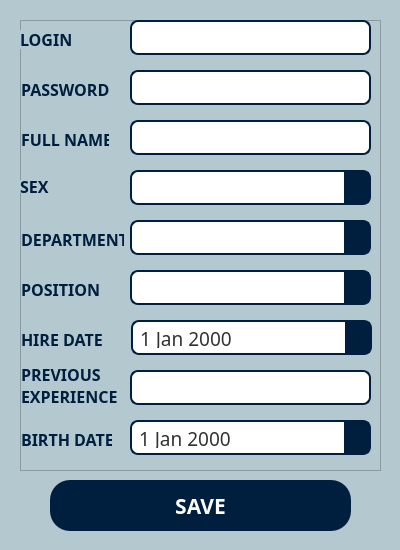
<?xml version="1.0" encoding="UTF-8"?>
<ui version="4.0">
 <class>Dialog</class>
 <widget class="QDialog" name="Dialog">
  <property name="windowModality">
   <enum>Qt::NonModal</enum>
  </property>
  <property name="geometry">
   <rect>
    <x>0</x>
    <y>0</y>
    <width>400</width>
    <height>550</height>
   </rect>
  </property>
  <property name="sizePolicy">
   <sizepolicy hsizetype="Preferred" vsizetype="Preferred">
    <horstretch>0</horstretch>
    <verstretch>0</verstretch>
   </sizepolicy>
  </property>
  <property name="minimumSize">
   <size>
    <width>400</width>
    <height>550</height>
   </size>
  </property>
  <property name="maximumSize">
   <size>
    <width>400</width>
    <height>550</height>
   </size>
  </property>
  <property name="sizeIncrement">
   <size>
    <width>0</width>
    <height>0</height>
   </size>
  </property>
  <property name="windowTitle">
   <string>Add Worker</string>
  </property>
  <property name="windowIcon">
   <iconset>
    <selectedon>:/img/src/image/icon_1.png</selectedon>
   </iconset>
  </property>
  <property name="styleSheet">
   <string notr="true">background-color: rgb(179, 200, 207);</string>
  </property>
  <property name="modal">
   <bool>false</bool>
  </property>
  <widget class="QFrame" name="frame">
   <property name="geometry">
    <rect>
     <x>20</x>
     <y>20</y>
     <width>361</width>
     <height>451</height>
    </rect>
   </property>
   <property name="frameShape">
    <enum>QFrame::StyledPanel</enum>
   </property>
   <property name="frameShadow">
    <enum>QFrame::Raised</enum>
   </property>
   <widget class="QComboBox" name="position_comboBox">
    <property name="geometry">
     <rect>
      <x>110</x>
      <y>250</y>
      <width>241</width>
      <height>35</height>
     </rect>
    </property>
    <property name="font">
     <font>
      <family>Caros Light</family>
      <pointsize>14</pointsize>
     </font>
    </property>
    <property name="styleSheet">
     <string notr="true">QComboBox {
                background-color: rgb(255, 255, 255);
                border: 2px solid  rgb(0, 31, 63);
                border-radius: 8px;
                padding: 5px;
                font-size: 14pt;
                color: rgb(50, 50, 50);
            }
            QComboBox::drop-down {
                background-color: rgb(0, 31, 63);
                border: none;
                width: 25px;
            }
            QComboBox::down-arrow {
                image: url(:/img/src/image/chevron_down.png); 
                width: 12px;
                height: 12px;
            }</string>
    </property>
   </widget>
   <widget class="QDateEdit" name="hire_date_dateEdit">
    <property name="geometry">
     <rect>
      <x>111</x>
      <y>300</y>
      <width>241</width>
      <height>35</height>
     </rect>
    </property>
    <property name="font">
     <font>
      <family>Caros Light</family>
      <pointsize>14</pointsize>
     </font>
    </property>
    <property name="styleSheet">
     <string notr="true">QDateEdit {
                background-color: rgb(255, 255, 255);
                border: 2px solid  rgb(0, 31, 63);
                border-radius: 8px;
                padding: 5px;
                font-size: 14pt;
                color: rgb(50, 50, 50);
            }
QDateEdit::drop-down {
                background-color: rgb(0, 31, 63);
                border: none;
                width: 25px;
            }
            QDateEdit::down-arrow {
                image: url(:/img/src/image/chevron_down.png); 
                width: 12px;
                height: 12px;
            }
            QDateEdit QCalendarWidget {
                background-color: rgb(240, 240, 240);
                border: 1px solid rgb(200, 200, 200);
                font-size: 12pt;
                color: rgb(0, 0, 0);
				font: 25 16pt &quot;Caros Light&quot;;
            }
            QDateEdit QCalendarWidget QToolButton {
                color: rgb(0, 31, 63);
                font-size: 12pt;
                border: none;
                margin: 5px;
                padding: 5px;
                border-radius: 5px;
				font: 25 16pt &quot;Caros Light&quot;;
            }
            QDateEdit QCalendarWidget QToolButton:hover {
                background-color: rgb(58, 109, 140);
				font: 25 16pt &quot;Caros Light&quot;;
            }
            QDateEdit QCalendarWidget QTableView {
                background-color: white;
                color: black;
				font: 25 16pt &quot;Caros Light&quot;;
            }
QDateEdit QCalendarWidget QTableView:selected {
                background-color: rgb(0, 122, 204);
                color: white;
				font: 25 16pt &quot;Caros Light&quot;;
 }
QDateEdit QCalendarWidget QToolButton#qt_calendar_prevmonth  {
	qproperty-icon: none;
    image: url(:/img/src/image/Left.png);
}

QDateEdit QCalendarWidget QToolButton#qt_calendar_nextmonth {
	qproperty-icon: none;
    image: url(:/img/src/image/Right.png); 
}
</string>
    </property>
    <property name="minimumDateTime">
     <datetime>
      <hour>0</hour>
      <minute>0</minute>
      <second>0</second>
      <year>1945</year>
      <month>9</month>
      <day>14</day>
     </datetime>
    </property>
    <property name="calendarPopup">
     <bool>true</bool>
    </property>
   </widget>
   <widget class="QLabel" name="label">
    <property name="geometry">
     <rect>
      <x>0</x>
      <y>10</y>
      <width>51</width>
      <height>19</height>
     </rect>
    </property>
    <property name="font">
     <font>
      <family>Caros Black</family>
      <pointsize>12</pointsize>
      <weight>75</weight>
      <bold>true</bold>
     </font>
    </property>
    <property name="styleSheet">
     <string notr="true">color:  rgb(0, 31, 63);</string>
    </property>
    <property name="text">
     <string>LOGIN</string>
    </property>
   </widget>
   <widget class="QLabel" name="label_2">
    <property name="geometry">
     <rect>
      <x>1</x>
      <y>60</y>
      <width>91</width>
      <height>19</height>
     </rect>
    </property>
    <property name="font">
     <font>
      <family>Caros Black</family>
      <pointsize>12</pointsize>
      <weight>75</weight>
      <bold>true</bold>
     </font>
    </property>
    <property name="styleSheet">
     <string notr="true">color:  rgb(0, 31, 63);</string>
    </property>
    <property name="text">
     <string>PASSWORD</string>
    </property>
   </widget>
   <widget class="QLabel" name="label_3">
    <property name="geometry">
     <rect>
      <x>1</x>
      <y>110</y>
      <width>88</width>
      <height>19</height>
     </rect>
    </property>
    <property name="font">
     <font>
      <family>Caros Black</family>
      <pointsize>12</pointsize>
      <weight>75</weight>
      <bold>true</bold>
     </font>
    </property>
    <property name="styleSheet">
     <string notr="true">color:  rgb(0, 31, 63);</string>
    </property>
    <property name="text">
     <string>FULL NAME</string>
    </property>
   </widget>
   <widget class="QLabel" name="label_4">
    <property name="geometry">
     <rect>
      <x>1</x>
      <y>210</y>
      <width>103</width>
      <height>19</height>
     </rect>
    </property>
    <property name="font">
     <font>
      <family>Caros Black</family>
      <pointsize>12</pointsize>
      <weight>75</weight>
      <bold>true</bold>
     </font>
    </property>
    <property name="styleSheet">
     <string notr="true">color:  rgb(0, 31, 63);</string>
    </property>
    <property name="text">
     <string>DEPARTMENT</string>
    </property>
   </widget>
   <widget class="QLabel" name="label_5">
    <property name="geometry">
     <rect>
      <x>1</x>
      <y>260</y>
      <width>78</width>
      <height>19</height>
     </rect>
    </property>
    <property name="font">
     <font>
      <family>Caros Black</family>
      <pointsize>12</pointsize>
      <weight>75</weight>
      <bold>true</bold>
     </font>
    </property>
    <property name="styleSheet">
     <string notr="true">color:  rgb(0, 31, 63);</string>
    </property>
    <property name="text">
     <string>POSITION</string>
    </property>
   </widget>
   <widget class="QLabel" name="label_6">
    <property name="geometry">
     <rect>
      <x>1</x>
      <y>310</y>
      <width>81</width>
      <height>19</height>
     </rect>
    </property>
    <property name="font">
     <font>
      <family>Caros Black</family>
      <pointsize>12</pointsize>
      <weight>75</weight>
      <bold>true</bold>
     </font>
    </property>
    <property name="styleSheet">
     <string notr="true">color:  rgb(0, 31, 63);</string>
    </property>
    <property name="text">
     <string>HIRE DATE</string>
    </property>
   </widget>
   <widget class="QLabel" name="label_7">
    <property name="geometry">
     <rect>
      <x>1</x>
      <y>340</y>
      <width>96</width>
      <height>51</height>
     </rect>
    </property>
    <property name="font">
     <font>
      <family>Caros Black</family>
      <pointsize>12</pointsize>
      <weight>75</weight>
      <bold>true</bold>
     </font>
    </property>
    <property name="acceptDrops">
     <bool>false</bool>
    </property>
    <property name="styleSheet">
     <string notr="true">color:  rgb(0, 31, 63);</string>
    </property>
    <property name="text">
     <string>PREVIOUS EXPERIENCE</string>
    </property>
    <property name="scaledContents">
     <bool>false</bool>
    </property>
    <property name="wordWrap">
     <bool>true</bool>
    </property>
   </widget>
   <widget class="QLabel" name="label_8">
    <property name="geometry">
     <rect>
      <x>1</x>
      <y>410</y>
      <width>91</width>
      <height>19</height>
     </rect>
    </property>
    <property name="font">
     <font>
      <family>Caros Black</family>
      <pointsize>12</pointsize>
      <weight>75</weight>
      <bold>true</bold>
     </font>
    </property>
    <property name="styleSheet">
     <string notr="true">color:  rgb(0, 31, 63);</string>
    </property>
    <property name="text">
     <string>BIRTH DATE</string>
    </property>
   </widget>
   <widget class="QDateEdit" name="birth_date_dateEdit">
    <property name="geometry">
     <rect>
      <x>110</x>
      <y>400</y>
      <width>241</width>
      <height>35</height>
     </rect>
    </property>
    <property name="font">
     <font>
      <family>Caros Light</family>
      <pointsize>14</pointsize>
     </font>
    </property>
    <property name="styleSheet">
     <string notr="true">QDateEdit {
                background-color: rgb(255, 255, 255);
                border: 2px solid  rgb(0, 31, 63);
                border-radius: 8px;
                padding: 5px;
                font-size: 14pt;
                color: rgb(50, 50, 50);
            }
QDateEdit::drop-down {
                background-color: rgb(0, 31, 63);
                border: none;
                width: 25px;
            }
            QDateEdit::down-arrow {
                image: url(:/img/src/image/chevron_down.png); 
                width: 12px;
                height: 12px;
            }
            QDateEdit QCalendarWidget {
                background-color: rgb(240, 240, 240);
                border: 1px solid rgb(200, 200, 200);
                font-size: 12pt;
                color: rgb(0, 0, 0);
				font: 25 16pt &quot;Caros Light&quot;;
            }
            QDateEdit QCalendarWidget QToolButton {
                color: rgb(0, 31, 63);
                font-size: 12pt;
                border: none;
                margin: 5px;
                padding: 5px;
                border-radius: 5px;
				font: 25 16pt &quot;Caros Light&quot;;
            }
            QDateEdit QCalendarWidget QToolButton:hover {
                background-color: rgb(58, 109, 140);
				font: 25 16pt &quot;Caros Light&quot;;
            }
            QDateEdit QCalendarWidget QTableView {
                background-color: white;
                color: black;
				font: 25 16pt &quot;Caros Light&quot;;
            }
QDateEdit QCalendarWidget QTableView:selected {
                background-color: rgb(0, 122, 204);
                color: white;
				font: 25 16pt &quot;Caros Light&quot;;
 }
QDateEdit QCalendarWidget QToolButton#qt_calendar_prevmonth  {
	qproperty-icon: none;
    image: url(:/img/src/image/Left.png);
}

QDateEdit QCalendarWidget QToolButton#qt_calendar_nextmonth {
	qproperty-icon: none;
    image: url(:/img/src/image/Right.png); 
}
</string>
    </property>
    <property name="minimumDateTime">
     <datetime>
      <hour>0</hour>
      <minute>0</minute>
      <second>0</second>
      <year>1945</year>
      <month>9</month>
      <day>14</day>
     </datetime>
    </property>
    <property name="calendarPopup">
     <bool>true</bool>
    </property>
   </widget>
   <widget class="QLineEdit" name="experience_lineEdit">
    <property name="geometry">
     <rect>
      <x>110</x>
      <y>350</y>
      <width>241</width>
      <height>35</height>
     </rect>
    </property>
    <property name="font">
     <font>
      <pointsize>10</pointsize>
     </font>
    </property>
    <property name="styleSheet">
     <string notr="true">QLineEdit {
	background-color: rgb(255, 255, 255);
    border: 2px solid  rgb(0, 31, 63);
    border-radius: 8px; 
    padding: 5px; 
	font-size: 10pt;
}</string>
    </property>
    <property name="maxLength">
     <number>100</number>
    </property>
   </widget>
   <widget class="QLineEdit" name="full_name_lineEdit">
    <property name="geometry">
     <rect>
      <x>110</x>
      <y>100</y>
      <width>241</width>
      <height>35</height>
     </rect>
    </property>
    <property name="font">
     <font>
      <pointsize>10</pointsize>
     </font>
    </property>
    <property name="styleSheet">
     <string notr="true">QLineEdit {
	background-color: rgb(255, 255, 255);
    border: 2px solid  rgb(0, 31, 63);
    border-radius: 8px; 
    padding: 5px; 
	font-size: 10pt;
}</string>
    </property>
    <property name="text">
     <string/>
    </property>
    <property name="maxLength">
     <number>100</number>
    </property>
    <property name="placeholderText">
     <string/>
    </property>
   </widget>
   <widget class="QLineEdit" name="password_lineEdit">
    <property name="geometry">
     <rect>
      <x>110</x>
      <y>50</y>
      <width>241</width>
      <height>35</height>
     </rect>
    </property>
    <property name="font">
     <font>
      <pointsize>10</pointsize>
     </font>
    </property>
    <property name="styleSheet">
     <string notr="true">QLineEdit {
	background-color: rgb(255, 255, 255);
    border: 2px solid  rgb(0, 31, 63);
    border-radius: 8px; 
    padding: 5px; 
	font-size: 10pt;
}</string>
    </property>
    <property name="maxLength">
     <number>100</number>
    </property>
   </widget>
   <widget class="QLineEdit" name="login_lineEdit">
    <property name="geometry">
     <rect>
      <x>110</x>
      <y>0</y>
      <width>241</width>
      <height>35</height>
     </rect>
    </property>
    <property name="font">
     <font>
      <family>Caros Light</family>
      <pointsize>10</pointsize>
     </font>
    </property>
    <property name="styleSheet">
     <string notr="true">QLineEdit {
	background-color: rgb(255, 255, 255);
    border: 2px solid  rgb(0, 31, 63);
    border-radius: 8px; 
    padding: 5px; 
	font-size: 10pt;
}</string>
    </property>
    <property name="maxLength">
     <number>100</number>
    </property>
   </widget>
   <widget class="QComboBox" name="department_comboBox">
    <property name="geometry">
     <rect>
      <x>110</x>
      <y>200</y>
      <width>241</width>
      <height>35</height>
     </rect>
    </property>
    <property name="font">
     <font>
      <family>Caros Light</family>
      <pointsize>14</pointsize>
     </font>
    </property>
    <property name="styleSheet">
     <string notr="true">QComboBox {
                background-color: rgb(255, 255, 255);
                border: 2px solid  rgb(0, 31, 63);
                border-radius: 8px;
                padding: 5px;
                font-size: 14pt;
                color: rgb(50, 50, 50);
            }
            QComboBox::drop-down {
                background-color: rgb(0, 31, 63);
                border: none;
                width: 25px;
            }
            QComboBox::down-arrow {
                image: url(:/img/src/image/chevron_down.png); 
                width: 12px;
                height: 12px;
            }</string>
    </property>
    <property name="currentText">
     <string/>
    </property>
   </widget>
   <widget class="QComboBox" name="sex_comboBox">
    <property name="geometry">
     <rect>
      <x>110</x>
      <y>150</y>
      <width>241</width>
      <height>35</height>
     </rect>
    </property>
    <property name="font">
     <font>
      <family>Caros Light</family>
      <pointsize>14</pointsize>
     </font>
    </property>
    <property name="styleSheet">
     <string notr="true">QComboBox {
                background-color: rgb(255, 255, 255);
                border: 2px solid  rgb(0, 31, 63);
                border-radius: 8px;
                padding: 5px;
                font-size: 14pt;
                color: rgb(50, 50, 50);
            }
            QComboBox::drop-down {
                background-color: rgb(0, 31, 63);
                border: none;
                width: 25px;
            }
            QComboBox::down-arrow {
                image: url(:/img/src/image/chevron_down.png); 
                width: 12px;
                height: 12px;
            }</string>
    </property>
    <property name="editable">
     <bool>false</bool>
    </property>
    <property name="currentText">
     <string/>
    </property>
   </widget>
   <widget class="QLabel" name="label_9">
    <property name="geometry">
     <rect>
      <x>0</x>
      <y>160</y>
      <width>47</width>
      <height>13</height>
     </rect>
    </property>
    <property name="font">
     <font>
      <family>Caros Black</family>
      <pointsize>12</pointsize>
      <weight>75</weight>
      <bold>true</bold>
     </font>
    </property>
    <property name="styleSheet">
     <string notr="true">color:  rgb(0, 31, 63);</string>
    </property>
    <property name="text">
     <string>SEX</string>
    </property>
   </widget>
  </widget>
  <widget class="QPushButton" name="save_pushButton">
   <property name="geometry">
    <rect>
     <x>50</x>
     <y>480</y>
     <width>301</width>
     <height>51</height>
    </rect>
   </property>
   <property name="font">
    <font>
     <family>Caros Black</family>
     <pointsize>16</pointsize>
     <weight>75</weight>
     <bold>true</bold>
    </font>
   </property>
   <property name="styleSheet">
    <string notr="true">QPushButton{
background-color: rgb(0, 31, 63);
border-radius: 20px;
color: rgb(255, 255, 255);
}

QPushButton:hover{
background-color: rgb(58, 109, 140);
}</string>
   </property>
   <property name="text">
    <string>SAVE</string>
   </property>
  </widget>
 </widget>
 <resources>
  <include location="rec.qrc"/>
 </resources>
 <connections/>
</ui>
